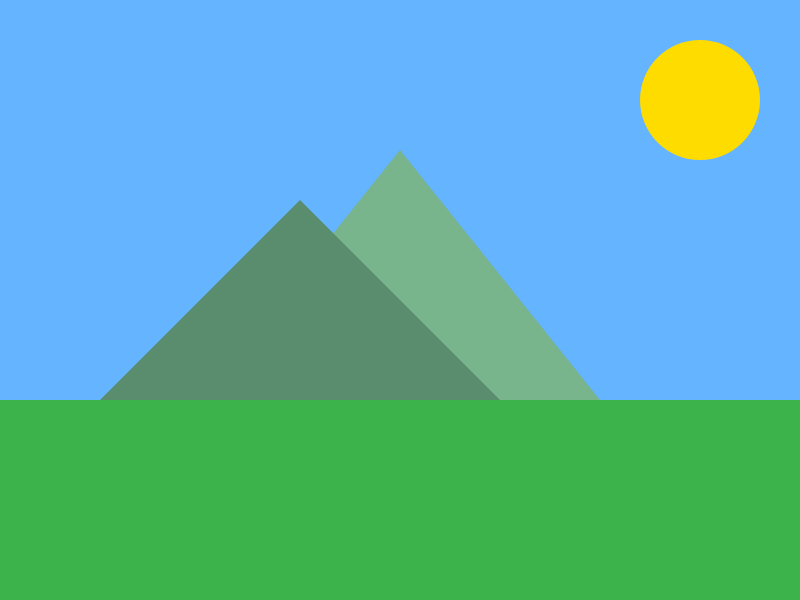
Frame 1 (no input)
Frame 60 (no input): identical to frame 1, image omitted
Frame 120 (the mouse pressed at the canvas centre since frame 60): identical to frame 1, image omitted

The p5.js sketch that drew this single still picture (run headless with seeded random() and noise() and a simulated clock; from frame 60 on, the mouse is pressed at the canvas centre):

// p5.js sketch
// ── sketch.js
function setup() {
  createCanvas(800, 600);
}

function draw() {
  // Fondo azul
  background(100, 180, 255);
  // Césped
  noStroke();
  fill(60, 180, 75);
  rect(0, 400, width, 200);
  // Sol amarillo
  fill(255, 220, 0);
  ellipse(700, 100, 120, 120);
  // Montañas
  fill(120, 180, 140);
  triangle(200, 400, 400, 150, 600, 400);
  fill(90, 140, 110);
  triangle(100, 400, 300, 200, 500, 400);
}
